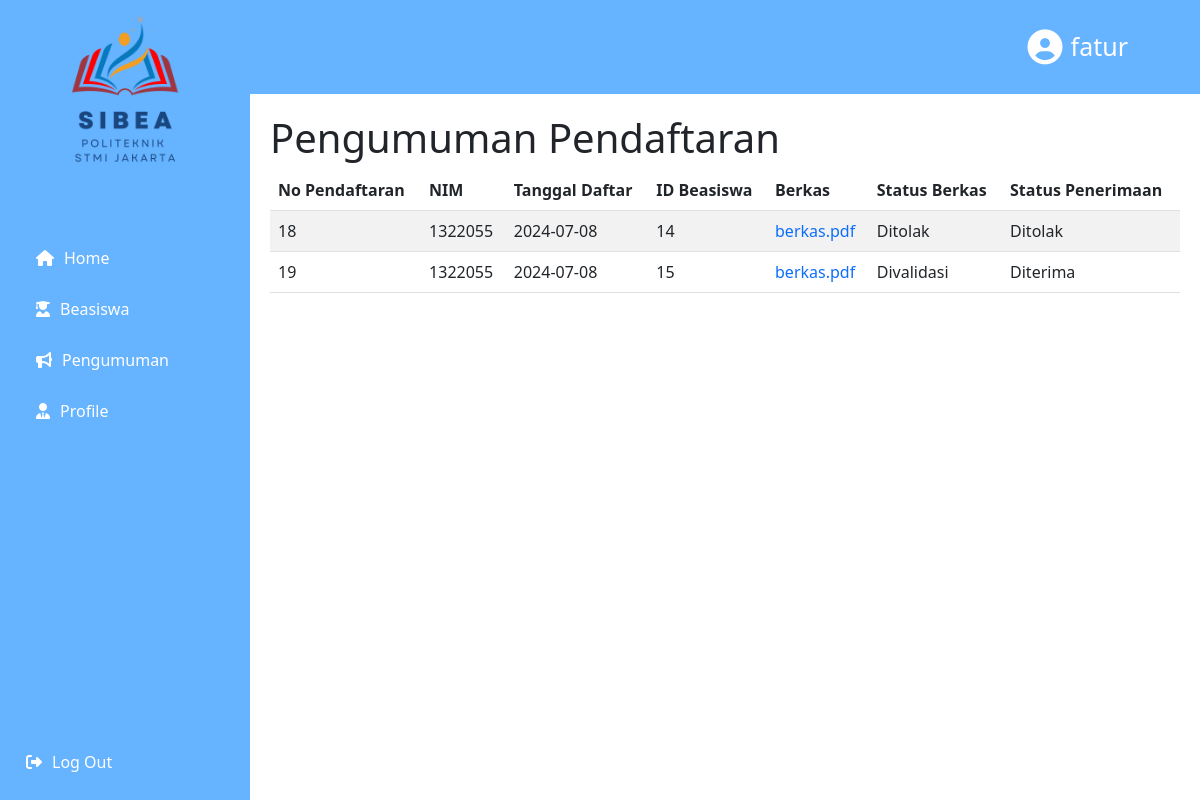
The app's page /menumahasiswa/pengumuman/pengumuman.php (signed in) with its own data.
### tables this page shows
CREATE TABLE `pendaftaran` (
  `No_pendaftaran` int(11) NOT NULL,
  `NIM` char(10) NOT NULL,
  `Tanggal_daftar` date NOT NULL,
  `Id_beasiswa` int(11) NOT NULL,
  `berkas` varchar(255) DEFAULT NULL,
  `status` varchar(25) DEFAULT NULL,
  `status_penerimaan` varchar(25) DEFAULT NULL
);

### menumahasiswa/pengumuman/pengumuman.php (the view, shortened to what this page needs)
<?php
require_once('../../koneksi.php');
?>
<!DOCTYPE html>
<html lang="en">
<head>
    <link href="https://cdn.jsdelivr.net/npm/bootstrap@5.3.0/dist/css/bootstrap.min.css" rel="stylesheet">
    <link rel="stylesheet" href="src/css/style.css">
    <link rel="stylesheet" href="https://cdnjs.cloudflare.com/ajax/libs/font-awesome/6.4.0/css/all.min.css">
</head>
<body>
    <nav class="navbar navbar-expand-lg navbar-light">
        <div class="container-fluid">
            <div class="d-flex align-items-center text-center" style="margin-right: 40px; padding:20px;">
                <i class="fas fa-user-circle" style="font-size: 35px; color: white; margin-right: 8px;"></i>
                <p class="mb-0 text-white" style="font-size: 25px;"><?php echo $_SESSION['username']; ?></p>
            </div>
        </div>
    </nav>
    <div class="sidebar">
        <div class="logo text-center">
            <img src="../../src/img/logo.png" style="height: 150px; width:auto;" alt="Logo">
        </div>
        <div class="menu">
            <div class="menu-utama">
                <a href="../menu.php" class="btn">
                    <i class="fa-solid fa-house"></i> Home
                </a>
                <a href="../beasiswa/beasiswa.php" class="btn">
                    <i class="fa-solid fa-user-graduate"></i> Beasiswa
                </a>
                <a href="../pengumuman/pengumuman.php" class="btn">
                    <i class="fa-solid fa-bullhorn"></i> Pengumuman
                </a>
                <a href="../profile/profile.php" class="btn">
                    <i class="fa-solid fa-user-tie"></i> Profile
                </a>
            </div>
        </div>
        <div class="logout">
            <a href="../logout.php" class="btn">
                <i class="fas fa-sign-out-alt"></i> Log Out
            </a>
        </div>
    </div>
    <div class="content">
        <h1>Pengumuman Pendaftaran</h1>
        <div class="table-responsive">
            <table class="table table-striped">
                <thead>
                    <tr>
                        <th>No Pendaftaran</th>
                        <th>NIM</th>
                        <th>Tanggal Daftar</th>
                        <th>ID Beasiswa</th>
                        <th>Berkas</th>
                        <th>Status Berkas</th>
                        <th>Status Penerimaan</th>
                    </tr>
                </thead>
                <tbody>
                    <?php
                    $nim = $_SESSION['nim'];
                    $sql = "SELECT * FROM pendaftaran WHERE NIM = $nim";
                    $result = $conn->query($sql);
                    if ($result->num_rows > 0) {
                        while ($row = $result->fetch_assoc()) {
                            echo "<tr>";
                            echo "<td>" . $row['No_pendaftaran'] . "</td>";
                            echo "<td>" . $row['NIM'] . "</td>";
                            echo "<td>" . $row['Tanggal_daftar'] . "</td>";
                            echo "<td>" . $row['Id_beasiswa'] . "</td>";
                            echo "<td>";
                            echo "<a class='text-decoration-none' href='../beasiswa/berkas/" . $row['berkas'] . "'>" . $row['berkas'] . "</a>";
                            echo "</td>";
                            echo "<td>" . $row['status'] . "</td>";
                            echo "<td>" . $row['status_penerimaan'] . "</td>";
                            echo "</tr>";
                        }
                    } else {
                        echo "<tr><td colspan='5'>No data available</td></tr>";
                    }
                    ?>
                </tbody>
            </table>
        </div>
    </div>
</body>
</html>

### menumahasiswa/pengumuman/pengumuman.php (style rules this page uses)
body { background-color: #ffffff; margin: 0; padding: 0; }
.navbar { background-color: #66b3ff; }
.sidebar { height: 100vh; width: 250px; position: fixed; top: 0; left: 0; background-color: #66b3ff; color: #000; padding: 15px; display: flex; flex-direction: column; justify-content: space-between; }
.sidebar .logo img { width: 100%; height: auto; }
.sidebar .menu { margin-top: 50px; }
.sidebar .menu a { text-decoration: none; color: white; display: flex; align-items: center; padding: 10px; margin: 5px 0; border-radius: 4px; }
.sidebar .menu i { margin-right: 10px; }
.menu-utama { padding: 10px; margin: 5px 0; color: white; }
.sidebar .logout { margin-top: auto; text-align: right; }
.sidebar .logout a { text-decoration: none; color: white; display: flex; align-items: center; padding: 10px; border-radius: 4px; }
.sidebar .logout i { margin-right: 10px; }
.content { margin-left: 250px; padding: 20px; }
.navbar .d-flex.align-items-center { color: white; }
.navbar .d-flex.align-items-center .fa-user-circle { font-size: 24px; margin-right: 8px; }

### records on screen
pendaftaran: No_pendaftaran "18", NIM "1322055", Tanggal_daftar "2024-07-08", Id_beasiswa "14", berkas "berkas.pdf", status "Ditolak", status_penerimaan "Ditolak"
pendaftaran: No_pendaftaran "19", NIM "1322055", Tanggal_daftar "2024-07-08", Id_beasiswa "15", berkas "berkas.pdf", status "Divalidasi", status_penerimaan "Diterima"

### other values on screen
$_SESSION['username'] "fatur"
